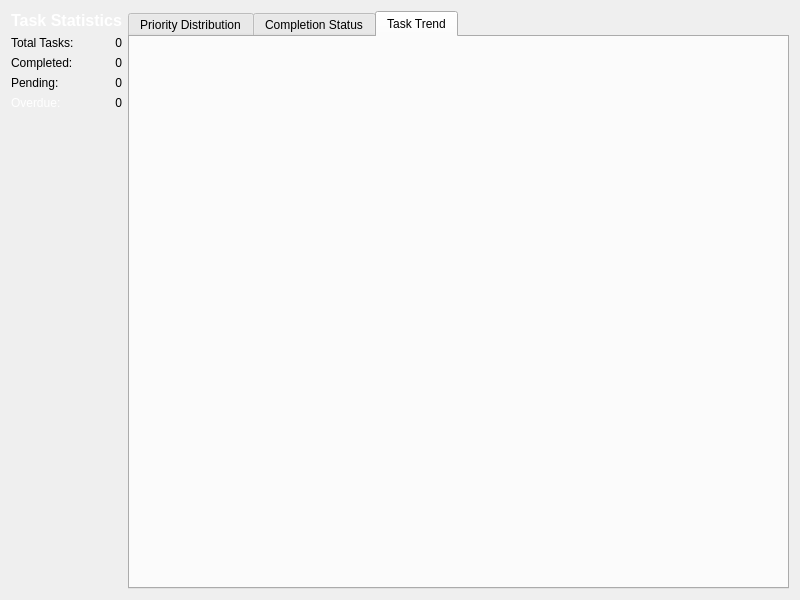
<?xml version="1.0" encoding="UTF-8"?>
<ui version="4.0">
 <class>Form</class>
 <widget class="QWidget" name="Form">
  <property name="geometry">
   <rect>
    <x>0</x>
    <y>0</y>
    <width>800</width>
    <height>600</height>
   </rect>
  </property>
  <property name="windowTitle">
   <string>Task Manager</string>
  </property>
  <layout class="QHBoxLayout" name="horizontalLayout">
   <item>
    <layout class="QVBoxLayout" name="statisticsLayout">
     <item>
      <widget class="QLabel" name="statisticsTitleLabel">
       <property name="palette">
        <palette>
         <active>
          <colorrole role="WindowText">
           <brush brushstyle="SolidPattern">
            <color alpha="255">
             <red>255</red>
             <green>255</green>
             <blue>255</blue>
            </color>
           </brush>
          </colorrole>
          <colorrole role="Button">
           <brush brushstyle="SolidPattern">
            <color alpha="255">
             <red>0</red>
             <green>0</green>
             <blue>0</blue>
            </color>
           </brush>
          </colorrole>
          <colorrole role="Light">
           <brush brushstyle="SolidPattern">
            <color alpha="255">
             <red>0</red>
             <green>0</green>
             <blue>0</blue>
            </color>
           </brush>
          </colorrole>
          <colorrole role="Midlight">
           <brush brushstyle="SolidPattern">
            <color alpha="255">
             <red>0</red>
             <green>0</green>
             <blue>0</blue>
            </color>
           </brush>
          </colorrole>
          <colorrole role="Dark">
           <brush brushstyle="SolidPattern">
            <color alpha="255">
             <red>0</red>
             <green>0</green>
             <blue>0</blue>
            </color>
           </brush>
          </colorrole>
          <colorrole role="Mid">
           <brush brushstyle="SolidPattern">
            <color alpha="255">
             <red>0</red>
             <green>0</green>
             <blue>0</blue>
            </color>
           </brush>
          </colorrole>
          <colorrole role="Text">
           <brush brushstyle="SolidPattern">
            <color alpha="255">
             <red>255</red>
             <green>255</green>
             <blue>255</blue>
            </color>
           </brush>
          </colorrole>
          <colorrole role="BrightText">
           <brush brushstyle="SolidPattern">
            <color alpha="255">
             <red>255</red>
             <green>255</green>
             <blue>255</blue>
            </color>
           </brush>
          </colorrole>
          <colorrole role="ButtonText">
           <brush brushstyle="SolidPattern">
            <color alpha="255">
             <red>255</red>
             <green>255</green>
             <blue>255</blue>
            </color>
           </brush>
          </colorrole>
          <colorrole role="Base">
           <brush brushstyle="SolidPattern">
            <color alpha="255">
             <red>0</red>
             <green>0</green>
             <blue>0</blue>
            </color>
           </brush>
          </colorrole>
          <colorrole role="Window">
           <brush brushstyle="SolidPattern">
            <color alpha="255">
             <red>0</red>
             <green>0</green>
             <blue>0</blue>
            </color>
           </brush>
          </colorrole>
          <colorrole role="Shadow">
           <brush brushstyle="SolidPattern">
            <color alpha="255">
             <red>0</red>
             <green>0</green>
             <blue>0</blue>
            </color>
           </brush>
          </colorrole>
          <colorrole role="AlternateBase">
           <brush brushstyle="SolidPattern">
            <color alpha="255">
             <red>0</red>
             <green>0</green>
             <blue>0</blue>
            </color>
           </brush>
          </colorrole>
          <colorrole role="ToolTipBase">
           <brush brushstyle="SolidPattern">
            <color alpha="255">
             <red>255</red>
             <green>255</green>
             <blue>220</blue>
            </color>
           </brush>
          </colorrole>
          <colorrole role="ToolTipText">
           <brush brushstyle="SolidPattern">
            <color alpha="255">
             <red>0</red>
             <green>0</green>
             <blue>0</blue>
            </color>
           </brush>
          </colorrole>
          <colorrole role="PlaceholderText">
           <brush brushstyle="SolidPattern">
            <color alpha="127">
             <red>255</red>
             <green>255</green>
             <blue>255</blue>
            </color>
           </brush>
          </colorrole>
          <colorrole role="Accent">
           <brush brushstyle="SolidPattern">
            <color alpha="255">
             <red>0</red>
             <green>0</green>
             <blue>0</blue>
            </color>
           </brush>
          </colorrole>
         </active>
         <inactive>
          <colorrole role="WindowText">
           <brush brushstyle="SolidPattern">
            <color alpha="255">
             <red>255</red>
             <green>255</green>
             <blue>255</blue>
            </color>
           </brush>
          </colorrole>
          <colorrole role="Button">
           <brush brushstyle="SolidPattern">
            <color alpha="255">
             <red>0</red>
             <green>0</green>
             <blue>0</blue>
            </color>
           </brush>
          </colorrole>
          <colorrole role="Light">
           <brush brushstyle="SolidPattern">
            <color alpha="255">
             <red>0</red>
             <green>0</green>
             <blue>0</blue>
            </color>
           </brush>
          </colorrole>
          <colorrole role="Midlight">
           <brush brushstyle="SolidPattern">
            <color alpha="255">
             <red>0</red>
             <green>0</green>
             <blue>0</blue>
            </color>
           </brush>
          </colorrole>
          <colorrole role="Dark">
           <brush brushstyle="SolidPattern">
            <color alpha="255">
             <red>0</red>
             <green>0</green>
             <blue>0</blue>
            </color>
           </brush>
          </colorrole>
          <colorrole role="Mid">
           <brush brushstyle="SolidPattern">
            <color alpha="255">
             <red>0</red>
             <green>0</green>
             <blue>0</blue>
            </color>
           </brush>
          </colorrole>
          <colorrole role="Text">
           <brush brushstyle="SolidPattern">
            <color alpha="255">
             <red>255</red>
             <green>255</green>
             <blue>255</blue>
            </color>
           </brush>
          </colorrole>
          <colorrole role="BrightText">
           <brush brushstyle="SolidPattern">
            <color alpha="255">
             <red>255</red>
             <green>255</green>
             <blue>255</blue>
            </color>
           </brush>
          </colorrole>
          <colorrole role="ButtonText">
           <brush brushstyle="SolidPattern">
            <color alpha="255">
             <red>255</red>
             <green>255</green>
             <blue>255</blue>
            </color>
           </brush>
          </colorrole>
          <colorrole role="Base">
           <brush brushstyle="SolidPattern">
            <color alpha="255">
             <red>0</red>
             <green>0</green>
             <blue>0</blue>
            </color>
           </brush>
          </colorrole>
          <colorrole role="Window">
           <brush brushstyle="SolidPattern">
            <color alpha="255">
             <red>0</red>
             <green>0</green>
             <blue>0</blue>
            </color>
           </brush>
          </colorrole>
          <colorrole role="Shadow">
           <brush brushstyle="SolidPattern">
            <color alpha="255">
             <red>0</red>
             <green>0</green>
             <blue>0</blue>
            </color>
           </brush>
          </colorrole>
          <colorrole role="AlternateBase">
           <brush brushstyle="SolidPattern">
            <color alpha="255">
             <red>0</red>
             <green>0</green>
             <blue>0</blue>
            </color>
           </brush>
          </colorrole>
          <colorrole role="ToolTipBase">
           <brush brushstyle="SolidPattern">
            <color alpha="255">
             <red>255</red>
             <green>255</green>
             <blue>220</blue>
            </color>
           </brush>
          </colorrole>
          <colorrole role="ToolTipText">
           <brush brushstyle="SolidPattern">
            <color alpha="255">
             <red>0</red>
             <green>0</green>
             <blue>0</blue>
            </color>
           </brush>
          </colorrole>
          <colorrole role="PlaceholderText">
           <brush brushstyle="SolidPattern">
            <color alpha="127">
             <red>255</red>
             <green>255</green>
             <blue>255</blue>
            </color>
           </brush>
          </colorrole>
          <colorrole role="Accent">
           <brush brushstyle="SolidPattern">
            <color alpha="255">
             <red>0</red>
             <green>0</green>
             <blue>0</blue>
            </color>
           </brush>
          </colorrole>
         </inactive>
         <disabled>
          <colorrole role="WindowText">
           <brush brushstyle="SolidPattern">
            <color alpha="255">
             <red>0</red>
             <green>0</green>
             <blue>0</blue>
            </color>
           </brush>
          </colorrole>
          <colorrole role="Button">
           <brush brushstyle="SolidPattern">
            <color alpha="255">
             <red>0</red>
             <green>0</green>
             <blue>0</blue>
            </color>
           </brush>
          </colorrole>
          <colorrole role="Light">
           <brush brushstyle="SolidPattern">
            <color alpha="255">
             <red>0</red>
             <green>0</green>
             <blue>0</blue>
            </color>
           </brush>
          </colorrole>
          <colorrole role="Midlight">
           <brush brushstyle="SolidPattern">
            <color alpha="255">
             <red>0</red>
             <green>0</green>
             <blue>0</blue>
            </color>
           </brush>
          </colorrole>
          <colorrole role="Dark">
           <brush brushstyle="SolidPattern">
            <color alpha="255">
             <red>0</red>
             <green>0</green>
             <blue>0</blue>
            </color>
           </brush>
          </colorrole>
          <colorrole role="Mid">
           <brush brushstyle="SolidPattern">
            <color alpha="255">
             <red>0</red>
             <green>0</green>
             <blue>0</blue>
            </color>
           </brush>
          </colorrole>
          <colorrole role="Text">
           <brush brushstyle="SolidPattern">
            <color alpha="255">
             <red>0</red>
             <green>0</green>
             <blue>0</blue>
            </color>
           </brush>
          </colorrole>
          <colorrole role="BrightText">
           <brush brushstyle="SolidPattern">
            <color alpha="255">
             <red>255</red>
             <green>255</green>
             <blue>255</blue>
            </color>
           </brush>
          </colorrole>
          <colorrole role="ButtonText">
           <brush brushstyle="SolidPattern">
            <color alpha="255">
             <red>0</red>
             <green>0</green>
             <blue>0</blue>
            </color>
           </brush>
          </colorrole>
          <colorrole role="Base">
           <brush brushstyle="SolidPattern">
            <color alpha="255">
             <red>0</red>
             <green>0</green>
             <blue>0</blue>
            </color>
           </brush>
          </colorrole>
          <colorrole role="Window">
           <brush brushstyle="SolidPattern">
            <color alpha="255">
             <red>0</red>
             <green>0</green>
             <blue>0</blue>
            </color>
           </brush>
          </colorrole>
          <colorrole role="Shadow">
           <brush brushstyle="SolidPattern">
            <color alpha="255">
             <red>0</red>
             <green>0</green>
             <blue>0</blue>
            </color>
           </brush>
          </colorrole>
          <colorrole role="AlternateBase">
           <brush brushstyle="SolidPattern">
            <color alpha="255">
             <red>0</red>
             <green>0</green>
             <blue>0</blue>
            </color>
           </brush>
          </colorrole>
          <colorrole role="ToolTipBase">
           <brush brushstyle="SolidPattern">
            <color alpha="255">
             <red>255</red>
             <green>255</green>
             <blue>220</blue>
            </color>
           </brush>
          </colorrole>
          <colorrole role="ToolTipText">
           <brush brushstyle="SolidPattern">
            <color alpha="255">
             <red>0</red>
             <green>0</green>
             <blue>0</blue>
            </color>
           </brush>
          </colorrole>
          <colorrole role="PlaceholderText">
           <brush brushstyle="SolidPattern">
            <color alpha="127">
             <red>0</red>
             <green>0</green>
             <blue>0</blue>
            </color>
           </brush>
          </colorrole>
          <colorrole role="Accent">
           <brush brushstyle="SolidPattern">
            <color alpha="255">
             <red>0</red>
             <green>0</green>
             <blue>0</blue>
            </color>
           </brush>
          </colorrole>
         </disabled>
        </palette>
       </property>
       <property name="styleSheet">
        <string notr="true">font-weight: bold; font-size: 16px;</string>
       </property>
       <property name="text">
        <string>Task Statistics</string>
       </property>
       <property name="alignment">
        <set>Qt::AlignmentFlag::AlignCenter</set>
       </property>
      </widget>
     </item>
     <item>
      <layout class="QGridLayout" name="statsGridLayout">
       <item row="0" column="0">
        <widget class="QLabel" name="totalTasksLabel">
         <property name="text">
          <string>Total Tasks:</string>
         </property>
        </widget>
       </item>
       <item row="0" column="1">
        <widget class="QLabel" name="totalTasksValueLabel">
         <property name="text">
          <string>0</string>
         </property>
         <property name="alignment">
          <set>Qt::AlignmentFlag::AlignRight|Qt::AlignmentFlag::AlignTrailing|Qt::AlignmentFlag::AlignVCenter</set>
         </property>
        </widget>
       </item>
       <item row="1" column="0">
        <widget class="QLabel" name="completedTasksLabel">
         <property name="palette">
          <palette>
           <active>
            <colorrole role="Button">
             <brush brushstyle="SolidPattern">
              <color alpha="255">
               <red>245</red>
               <green>245</green>
               <blue>245</blue>
              </color>
             </brush>
            </colorrole>
            <colorrole role="Text">
             <brush brushstyle="SolidPattern">
              <color alpha="255">
               <red>255</red>
               <green>255</green>
               <blue>255</blue>
              </color>
             </brush>
            </colorrole>
            <colorrole role="Base">
             <brush brushstyle="SolidPattern">
              <color alpha="255">
               <red>0</red>
               <green>0</green>
               <blue>0</blue>
              </color>
             </brush>
            </colorrole>
            <colorrole role="Window">
             <brush brushstyle="SolidPattern">
              <color alpha="255">
               <red>0</red>
               <green>0</green>
               <blue>0</blue>
              </color>
             </brush>
            </colorrole>
           </active>
           <inactive>
            <colorrole role="Button">
             <brush brushstyle="SolidPattern">
              <color alpha="255">
               <red>245</red>
               <green>245</green>
               <blue>245</blue>
              </color>
             </brush>
            </colorrole>
            <colorrole role="Text">
             <brush brushstyle="SolidPattern">
              <color alpha="255">
               <red>255</red>
               <green>255</green>
               <blue>255</blue>
              </color>
             </brush>
            </colorrole>
            <colorrole role="Base">
             <brush brushstyle="SolidPattern">
              <color alpha="255">
               <red>0</red>
               <green>0</green>
               <blue>0</blue>
              </color>
             </brush>
            </colorrole>
            <colorrole role="Window">
             <brush brushstyle="SolidPattern">
              <color alpha="255">
               <red>0</red>
               <green>0</green>
               <blue>0</blue>
              </color>
             </brush>
            </colorrole>
           </inactive>
           <disabled>
            <colorrole role="Button">
             <brush brushstyle="SolidPattern">
              <color alpha="255">
               <red>245</red>
               <green>245</green>
               <blue>245</blue>
              </color>
             </brush>
            </colorrole>
            <colorrole role="Base">
             <brush brushstyle="SolidPattern">
              <color alpha="255">
               <red>0</red>
               <green>0</green>
               <blue>0</blue>
              </color>
             </brush>
            </colorrole>
            <colorrole role="Window">
             <brush brushstyle="SolidPattern">
              <color alpha="255">
               <red>0</red>
               <green>0</green>
               <blue>0</blue>
              </color>
             </brush>
            </colorrole>
           </disabled>
          </palette>
         </property>
         <property name="text">
          <string>Completed:</string>
         </property>
        </widget>
       </item>
       <item row="1" column="1">
        <widget class="QLabel" name="completedTasksValueLabel">
         <property name="text">
          <string>0</string>
         </property>
         <property name="alignment">
          <set>Qt::AlignmentFlag::AlignRight|Qt::AlignmentFlag::AlignTrailing|Qt::AlignmentFlag::AlignVCenter</set>
         </property>
        </widget>
       </item>
       <item row="2" column="0">
        <widget class="QLabel" name="pendingTasksLabel">
         <property name="text">
          <string>Pending:</string>
         </property>
        </widget>
       </item>
       <item row="2" column="1">
        <widget class="QLabel" name="pendingTasksValueLabel">
         <property name="text">
          <string>0</string>
         </property>
         <property name="alignment">
          <set>Qt::AlignmentFlag::AlignRight|Qt::AlignmentFlag::AlignTrailing|Qt::AlignmentFlag::AlignVCenter</set>
         </property>
        </widget>
       </item>
       <item row="3" column="0">
        <widget class="QLabel" name="overdueTasksLabel">
         <property name="palette">
          <palette>
           <active>
            <colorrole role="WindowText">
             <brush brushstyle="SolidPattern">
              <color alpha="255">
               <red>255</red>
               <green>255</green>
               <blue>255</blue>
              </color>
             </brush>
            </colorrole>
            <colorrole role="Button">
             <brush brushstyle="SolidPattern">
              <color alpha="255">
               <red>0</red>
               <green>0</green>
               <blue>0</blue>
              </color>
             </brush>
            </colorrole>
            <colorrole role="Light">
             <brush brushstyle="SolidPattern">
              <color alpha="255">
               <red>0</red>
               <green>0</green>
               <blue>0</blue>
              </color>
             </brush>
            </colorrole>
            <colorrole role="Midlight">
             <brush brushstyle="SolidPattern">
              <color alpha="255">
               <red>0</red>
               <green>0</green>
               <blue>0</blue>
              </color>
             </brush>
            </colorrole>
            <colorrole role="Dark">
             <brush brushstyle="SolidPattern">
              <color alpha="255">
               <red>0</red>
               <green>0</green>
               <blue>0</blue>
              </color>
             </brush>
            </colorrole>
            <colorrole role="Mid">
             <brush brushstyle="SolidPattern">
              <color alpha="255">
               <red>0</red>
               <green>0</green>
               <blue>0</blue>
              </color>
             </brush>
            </colorrole>
            <colorrole role="Text">
             <brush brushstyle="SolidPattern">
              <color alpha="255">
               <red>255</red>
               <green>255</green>
               <blue>255</blue>
              </color>
             </brush>
            </colorrole>
            <colorrole role="BrightText">
             <brush brushstyle="SolidPattern">
              <color alpha="255">
               <red>255</red>
               <green>255</green>
               <blue>255</blue>
              </color>
             </brush>
            </colorrole>
            <colorrole role="ButtonText">
             <brush brushstyle="SolidPattern">
              <color alpha="255">
               <red>255</red>
               <green>255</green>
               <blue>255</blue>
              </color>
             </brush>
            </colorrole>
            <colorrole role="Base">
             <brush brushstyle="SolidPattern">
              <color alpha="255">
               <red>0</red>
               <green>0</green>
               <blue>0</blue>
              </color>
             </brush>
            </colorrole>
            <colorrole role="Window">
             <brush brushstyle="SolidPattern">
              <color alpha="255">
               <red>0</red>
               <green>0</green>
               <blue>0</blue>
              </color>
             </brush>
            </colorrole>
            <colorrole role="Shadow">
             <brush brushstyle="SolidPattern">
              <color alpha="255">
               <red>0</red>
               <green>0</green>
               <blue>0</blue>
              </color>
             </brush>
            </colorrole>
            <colorrole role="AlternateBase">
             <brush brushstyle="SolidPattern">
              <color alpha="255">
               <red>0</red>
               <green>0</green>
               <blue>0</blue>
              </color>
             </brush>
            </colorrole>
            <colorrole role="ToolTipBase">
             <brush brushstyle="SolidPattern">
              <color alpha="255">
               <red>255</red>
               <green>255</green>
               <blue>220</blue>
              </color>
             </brush>
            </colorrole>
            <colorrole role="ToolTipText">
             <brush brushstyle="SolidPattern">
              <color alpha="255">
               <red>0</red>
               <green>0</green>
               <blue>0</blue>
              </color>
             </brush>
            </colorrole>
            <colorrole role="PlaceholderText">
             <brush brushstyle="SolidPattern">
              <color alpha="127">
               <red>255</red>
               <green>255</green>
               <blue>255</blue>
              </color>
             </brush>
            </colorrole>
            <colorrole role="Accent">
             <brush brushstyle="SolidPattern">
              <color alpha="255">
               <red>0</red>
               <green>0</green>
               <blue>0</blue>
              </color>
             </brush>
            </colorrole>
           </active>
           <inactive>
            <colorrole role="WindowText">
             <brush brushstyle="SolidPattern">
              <color alpha="255">
               <red>255</red>
               <green>255</green>
               <blue>255</blue>
              </color>
             </brush>
            </colorrole>
            <colorrole role="Button">
             <brush brushstyle="SolidPattern">
              <color alpha="255">
               <red>0</red>
               <green>0</green>
               <blue>0</blue>
              </color>
             </brush>
            </colorrole>
            <colorrole role="Light">
             <brush brushstyle="SolidPattern">
              <color alpha="255">
               <red>0</red>
               <green>0</green>
               <blue>0</blue>
              </color>
             </brush>
            </colorrole>
            <colorrole role="Midlight">
             <brush brushstyle="SolidPattern">
              <color alpha="255">
               <red>0</red>
               <green>0</green>
               <blue>0</blue>
              </color>
             </brush>
            </colorrole>
            <colorrole role="Dark">
             <brush brushstyle="SolidPattern">
              <color alpha="255">
               <red>0</red>
               <green>0</green>
               <blue>0</blue>
              </color>
             </brush>
            </colorrole>
            <colorrole role="Mid">
             <brush brushstyle="SolidPattern">
              <color alpha="255">
               <red>0</red>
               <green>0</green>
               <blue>0</blue>
              </color>
             </brush>
            </colorrole>
            <colorrole role="Text">
             <brush brushstyle="SolidPattern">
              <color alpha="255">
               <red>255</red>
               <green>255</green>
               <blue>255</blue>
              </color>
             </brush>
            </colorrole>
            <colorrole role="BrightText">
             <brush brushstyle="SolidPattern">
              <color alpha="255">
               <red>255</red>
               <green>255</green>
               <blue>255</blue>
              </color>
             </brush>
            </colorrole>
            <colorrole role="ButtonText">
             <brush brushstyle="SolidPattern">
              <color alpha="255">
               <red>255</red>
               <green>255</green>
               <blue>255</blue>
              </color>
             </brush>
            </colorrole>
            <colorrole role="Base">
             <brush brushstyle="SolidPattern">
              <color alpha="255">
               <red>0</red>
               <green>0</green>
               <blue>0</blue>
              </color>
             </brush>
            </colorrole>
            <colorrole role="Window">
             <brush brushstyle="SolidPattern">
              <color alpha="255">
               <red>0</red>
               <green>0</green>
               <blue>0</blue>
              </color>
             </brush>
            </colorrole>
            <colorrole role="Shadow">
             <brush brushstyle="SolidPattern">
              <color alpha="255">
               <red>0</red>
               <green>0</green>
               <blue>0</blue>
              </color>
             </brush>
            </colorrole>
            <colorrole role="AlternateBase">
             <brush brushstyle="SolidPattern">
              <color alpha="255">
               <red>0</red>
               <green>0</green>
               <blue>0</blue>
              </color>
             </brush>
            </colorrole>
            <colorrole role="ToolTipBase">
             <brush brushstyle="SolidPattern">
              <color alpha="255">
               <red>255</red>
               <green>255</green>
               <blue>220</blue>
              </color>
             </brush>
            </colorrole>
            <colorrole role="ToolTipText">
             <brush brushstyle="SolidPattern">
              <color alpha="255">
               <red>0</red>
               <green>0</green>
               <blue>0</blue>
              </color>
             </brush>
            </colorrole>
            <colorrole role="PlaceholderText">
             <brush brushstyle="SolidPattern">
              <color alpha="127">
               <red>255</red>
               <green>255</green>
               <blue>255</blue>
              </color>
             </brush>
            </colorrole>
            <colorrole role="Accent">
             <brush brushstyle="SolidPattern">
              <color alpha="255">
               <red>0</red>
               <green>0</green>
               <blue>0</blue>
              </color>
             </brush>
            </colorrole>
           </inactive>
           <disabled>
            <colorrole role="WindowText">
             <brush brushstyle="SolidPattern">
              <color alpha="255">
               <red>0</red>
               <green>0</green>
               <blue>0</blue>
              </color>
             </brush>
            </colorrole>
            <colorrole role="Button">
             <brush brushstyle="SolidPattern">
              <color alpha="255">
               <red>0</red>
               <green>0</green>
               <blue>0</blue>
              </color>
             </brush>
            </colorrole>
            <colorrole role="Light">
             <brush brushstyle="SolidPattern">
              <color alpha="255">
               <red>0</red>
               <green>0</green>
               <blue>0</blue>
              </color>
             </brush>
            </colorrole>
            <colorrole role="Midlight">
             <brush brushstyle="SolidPattern">
              <color alpha="255">
               <red>0</red>
               <green>0</green>
               <blue>0</blue>
              </color>
             </brush>
            </colorrole>
            <colorrole role="Dark">
             <brush brushstyle="SolidPattern">
              <color alpha="255">
               <red>0</red>
               <green>0</green>
               <blue>0</blue>
              </color>
             </brush>
            </colorrole>
            <colorrole role="Mid">
             <brush brushstyle="SolidPattern">
              <color alpha="255">
               <red>0</red>
               <green>0</green>
               <blue>0</blue>
              </color>
             </brush>
            </colorrole>
            <colorrole role="Text">
             <brush brushstyle="SolidPattern">
              <color alpha="255">
               <red>0</red>
               <green>0</green>
               <blue>0</blue>
              </color>
             </brush>
            </colorrole>
            <colorrole role="BrightText">
             <brush brushstyle="SolidPattern">
              <color alpha="255">
               <red>255</red>
               <green>255</green>
               <blue>255</blue>
              </color>
             </brush>
            </colorrole>
            <colorrole role="ButtonText">
             <brush brushstyle="SolidPattern">
              <color alpha="255">
               <red>0</red>
               <green>0</green>
               <blue>0</blue>
              </color>
             </brush>
            </colorrole>
            <colorrole role="Base">
             <brush brushstyle="SolidPattern">
              <color alpha="255">
               <red>0</red>
               <green>0</green>
               <blue>0</blue>
              </color>
             </brush>
            </colorrole>
            <colorrole role="Window">
             <brush brushstyle="SolidPattern">
              <color alpha="255">
               <red>0</red>
               <green>0</green>
               <blue>0</blue>
              </color>
             </brush>
            </colorrole>
            <colorrole role="Shadow">
             <brush brushstyle="SolidPattern">
              <color alpha="255">
               <red>0</red>
               <green>0</green>
               <blue>0</blue>
              </color>
             </brush>
            </colorrole>
            <colorrole role="AlternateBase">
             <brush brushstyle="SolidPattern">
              <color alpha="255">
               <red>0</red>
               <green>0</green>
               <blue>0</blue>
              </color>
             </brush>
            </colorrole>
            <colorrole role="ToolTipBase">
             <brush brushstyle="SolidPattern">
              <color alpha="255">
               <red>255</red>
               <green>255</green>
               <blue>220</blue>
              </color>
             </brush>
            </colorrole>
            <colorrole role="ToolTipText">
             <brush brushstyle="SolidPattern">
              <color alpha="255">
               <red>0</red>
               <green>0</green>
               <blue>0</blue>
              </color>
             </brush>
            </colorrole>
            <colorrole role="PlaceholderText">
             <brush brushstyle="SolidPattern">
              <color alpha="127">
               <red>0</red>
               <green>0</green>
               <blue>0</blue>
              </color>
             </brush>
            </colorrole>
            <colorrole role="Accent">
             <brush brushstyle="SolidPattern">
              <color alpha="255">
               <red>0</red>
               <green>0</green>
               <blue>0</blue>
              </color>
             </brush>
            </colorrole>
           </disabled>
          </palette>
         </property>
         <property name="text">
          <string>Overdue:</string>
         </property>
        </widget>
       </item>
       <item row="3" column="1">
        <widget class="QLabel" name="overdueTasksValueLabel">
         <property name="text">
          <string>0</string>
         </property>
         <property name="alignment">
          <set>Qt::AlignmentFlag::AlignRight|Qt::AlignmentFlag::AlignTrailing|Qt::AlignmentFlag::AlignVCenter</set>
         </property>
        </widget>
       </item>
      </layout>
     </item>
     <item>
      <spacer name="verticalSpacer">
       <property name="orientation">
        <enum>Qt::Orientation::Vertical</enum>
       </property>
       <property name="sizeHint" stdset="0">
        <size>
         <width>20</width>
         <height>40</height>
        </size>
       </property>
      </spacer>
     </item>
    </layout>
   </item>
   <item>
    <widget class="QTabWidget" name="chartsTabWidget">
     <property name="currentIndex">
      <number>2</number>
     </property>
     <widget class="QWidget" name="priorityTab">
      <attribute name="title">
       <string>Priority Distribution</string>
      </attribute>
      <layout class="QVBoxLayout" name="priorityTabLayout">
       <item>
        <widget class="QChartView" name="priorityChartView" native="true"/>
       </item>
      </layout>
     </widget>
     <widget class="QWidget" name="completionTab">
      <attribute name="title">
       <string>Completion Status</string>
      </attribute>
      <layout class="QVBoxLayout" name="completionTabLayout">
       <item>
        <widget class="QChartView" name="completionChartView" native="true"/>
       </item>
      </layout>
     </widget>
     <widget class="QWidget" name="trendTab">
      <attribute name="title">
       <string>Task Trend</string>
      </attribute>
      <layout class="QVBoxLayout" name="trendTabLayout">
       <item>
        <widget class="QChartView" name="trendChartView" native="true"/>
       </item>
      </layout>
     </widget>
    </widget>
   </item>
  </layout>
 </widget>
 <customwidgets>
  <customwidget>
   <class>QChartView</class>
   <extends>QWidget</extends>
   <header>qchartview.h</header>
  </customwidget>
 </customwidgets>
 <resources/>
 <connections/>
</ui>
